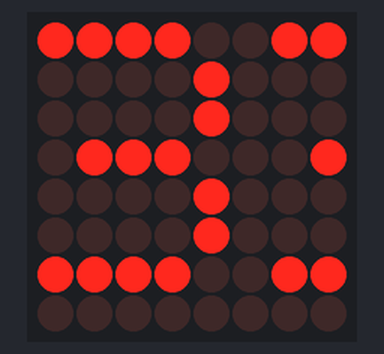
A sketch run on a simulated ESP8266 (NodeMCU). Parts: 8×8 LED matrix.

Above: at 0.1 s.
At 2.1 s:
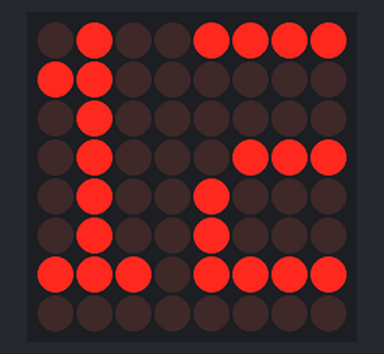
At 4.1 s:
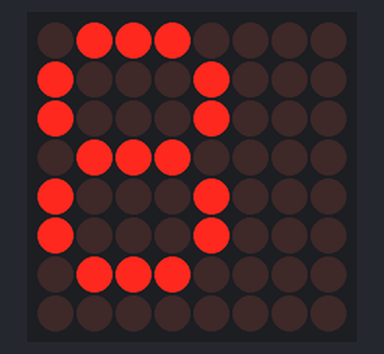
At 6.1 s:
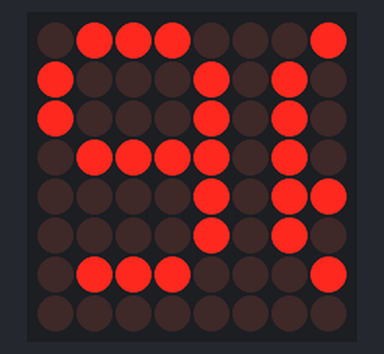

The sketch:

MAX7219_with_Parola.ino
```cpp
#include <MD_Parola.h>
#include <MD_MAX72xx.h>
#include <SPI.h>

/*
Tutorial here
https://lastminuteengineers.com/max7219-dot-matrix-arduino-tutorial/

This is useful if more matrixes are connected to form a bigger display

MD_MAX72 library documentation here
https://majicdesigns.github.io/MD_MAX72XX/
https://github.com/mongoose-os-libs/md-max72xx/blob/master/examples/MD_MAX72xx_Test/MD_MAX72xx_Test.ino
*/

// Uncomment according to your hardware type
#define HARDWARE_TYPE MD_MAX72XX::FC16_HW
//#define HARDWARE_TYPE MD_MAX72XX::GENERIC_HW

// Defining size, and output pins
#define MAX_DEVICES 1
#define CS_PIN D1

// Create a new instance of the MD_Parola class with hardware SPI connection
MD_Parola myDisplay = MD_Parola(HARDWARE_TYPE, CS_PIN, MAX_DEVICES);

void setup() {
	// Intialize the object
	myDisplay.begin();

	// Set the intensity (brightness) of the display (0-15)
	myDisplay.setIntensity(0);

	// Clear the display
	myDisplay.displayClear();
}


void loop() {
	myDisplay.setTextAlignment(PA_LEFT);
	myDisplay.print("33");
	delay(2000);
	myDisplay.print("12");
	delay(2000);
	myDisplay.print("8");
	delay(2000);
	myDisplay.print("90");
	delay(2000);
}
```

Measured:
- by itself, everything shown: repeats every 8.0 s, in 4 steps
- what the display in image 1 shows lasts 2.0 s, from 2.0 s to 4.0 s
